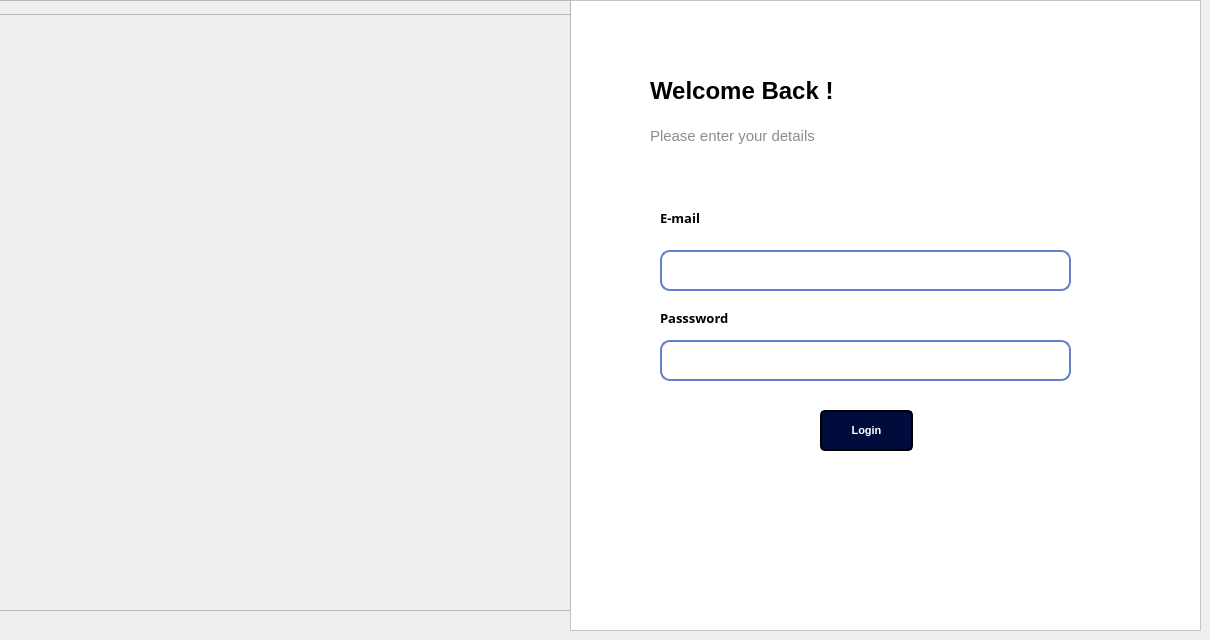
    <widget class="QWidget" name="Login">
     <widget class="QFrame" name="frame_2">
      <property name="geometry">
       <rect>
        <x>570</x>
        <y>0</y>
        <width>631</width>
        <height>631</height>
       </rect>
      </property>
      <property name="styleSheet">
       <string notr="true">background: rgb(255, 255, 255);</string>
      </property>
      <property name="frameShape">
       <enum>QFrame::StyledPanel</enum>
      </property>
      <property name="frameShadow">
       <enum>QFrame::Raised</enum>
      </property>
      <widget class="QLabel" name="label">
       <property name="geometry">
        <rect>
         <x>80</x>
         <y>60</y>
         <width>221</width>
         <height>61</height>
        </rect>
       </property>
       <property name="font">
        <font>
         <family>Nirmala UI</family>
         <pointsize>18</pointsize>
         <weight>75</weight>
         <bold>true</bold>
        </font>
       </property>
       <property name="text">
        <string>Welcome Back !</string>
       </property>
      </widget>
      <widget class="QLabel" name="label_2">
       <property name="geometry">
        <rect>
         <x>80</x>
         <y>120</y>
         <width>381</width>
         <height>31</height>
        </rect>
       </property>
       <property name="font">
        <font>
         <family>Nirmala UI</family>
         <pointsize>11</pointsize>
         <weight>50</weight>
         <bold>false</bold>
        </font>
       </property>
       <property name="styleSheet">
        <string notr="true">
color: rgb(140,140,140);</string>
       </property>
       <property name="text">
        <string>Please enter your details</string>
       </property>
      </widget>
      <widget class="QLineEdit" name="lineEdit">
       <property name="geometry">
        <rect>
         <x>90</x>
         <y>250</y>
         <width>411</width>
         <height>41</height>
        </rect>
       </property>
       <property name="styleSheet">
        <string notr="true"> border: 2px solid #647fca; /* 2px width solid border with color #333 */
color: rgb(100, 127, 202);
    border-radius: 10px;</string>
       </property>
      </widget>
      <widget class="QLineEdit" name="lineEdit_2">
       <property name="geometry">
        <rect>
         <x>90</x>
         <y>340</y>
         <width>411</width>
         <height>41</height>
        </rect>
       </property>
       <property name="styleSheet">
        <string notr="true"> border: 2px solid #647fca; /* 2px width solid border with color #333 */
color: rgb(100, 127, 202);
    border-radius: 10px;</string>
       </property>
      </widget>
      <widget class="QLabel" name="label_3">
       <property name="geometry">
        <rect>
         <x>90</x>
         <y>210</y>
         <width>56</width>
         <height>16</height>
        </rect>
       </property>
       <property name="font">
        <font>
         <family>Segoe UI Semibold</family>
         <pointsize>10</pointsize>
         <weight>75</weight>
         <bold>true</bold>
        </font>
       </property>
       <property name="text">
        <string>E-mail</string>
       </property>
      </widget>
      <widget class="QLabel" name="label_4">
       <property name="geometry">
        <rect>
         <x>90</x>
         <y>310</y>
         <width>91</width>
         <height>16</height>
        </rect>
       </property>
       <property name="font">
        <font>
         <family>Segoe UI Semibold</family>
         <pointsize>10</pointsize>
         <weight>75</weight>
         <bold>true</bold>
        </font>
       </property>
       <property name="text">
        <string>Passsword</string>
       </property>
      </widget>
      <widget class="QPushButton" name="pushButton">
       <property name="geometry">
        <rect>
         <x>250</x>
         <y>410</y>
         <width>93</width>
         <height>41</height>
        </rect>
       </property>
       <property name="font">
        <font>
         <family>Segoe UI</family>
         <pointsize>8</pointsize>
         <weight>75</weight>
         <bold>true</bold>
         <underline>false</underline>
         <strikeout>false</strikeout>
        </font>
       </property>
       <property name="cursor">
        <cursorShape>PointingHandCursor</cursorShape>
       </property>
       <property name="styleSheet">
        <string notr="true">
QPushButton {
    background-color:  rgb(0, 12, 59);; /* Set the background color */
    color: white; /* Set the text color */
    border: 2px solid ; /* Set the border */
    padding: 10px 20px; /* Set padding inside the button */
    text-align: center; /* Center the text */
    text-decoration: none; /* Remove underline from the text */
    display: inline-block;
    cursor: pointer; /* Add a pointer cursor on hover */
    border-radius: 5px; /* Optional: Add rounded corners */
}

QPushButton:hover {
    background-color: #4093ff; /* Change the background color on hover */
    border-color: #4093ff; /* Change the border color on hover */
}</string>
       </property>
       <property name="text">
        <string>Login</string>
       </property>
      </widget>
     </widget>
     <widget class="QFrame" name="frame_4">
      <property name="geometry">
       <rect>
        <x>-70</x>
        <y>0</y>
        <width>641</width>
        <height>611</height>
       </rect>
      </property>
      <property name="styleSheet">
       <string notr="true">background-image: url(:/newimages/img/img_login.jpg);
background-repeat: no-repeat;</string>
      </property>
      <property name="frameShape">
       <enum>QFrame::StyledPanel</enum>
      </property>
      <property name="frameShadow">
       <enum>QFrame::Raised</enum>
      </property>
      <widget class="QFrame" name="frame_5">
       <property name="geometry">
        <rect>
         <x>-1</x>
         <y>-1</y>
         <width>1191</width>
         <height>16</height>
        </rect>
       </property>
       <property name="frameShape">
        <enum>QFrame::StyledPanel</enum>
       </property>
       <property name="frameShadow">
        <enum>QFrame::Raised</enum>
       </property>
      </widget>
     </widget>
    </widget>
